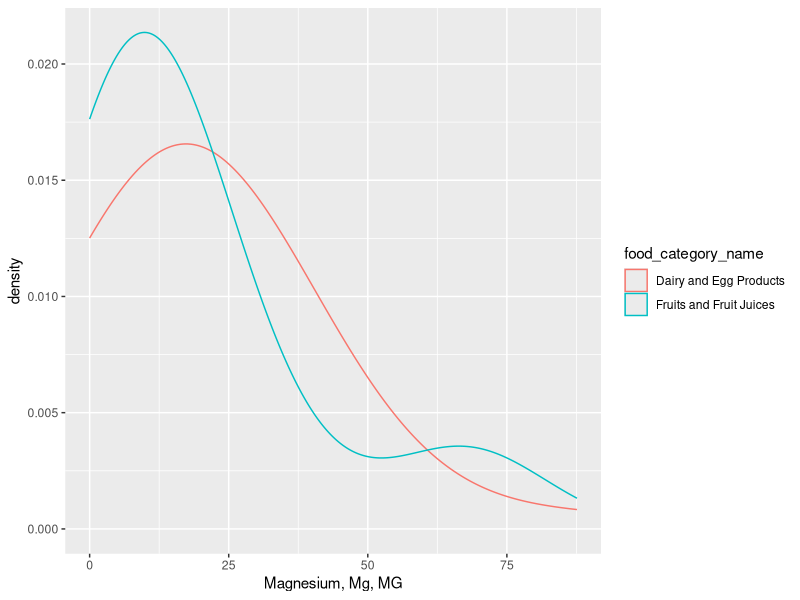

The R source for this figure:
## ---- chunk 1
library(tidyverse)
## ---- chunk 2
data <- read_csv("logreg_data.csv")
## ---- chunk 3
data %>% 
  filter(food_category_name %in% c("Dairy and Egg Products", "Fruits and Fruit Juices")) %>%
  ggplot() +
  aes(x=.data[["Magnesium, Mg, MG"]], color=food_category_name)+
  geom_density(adjust=4)
